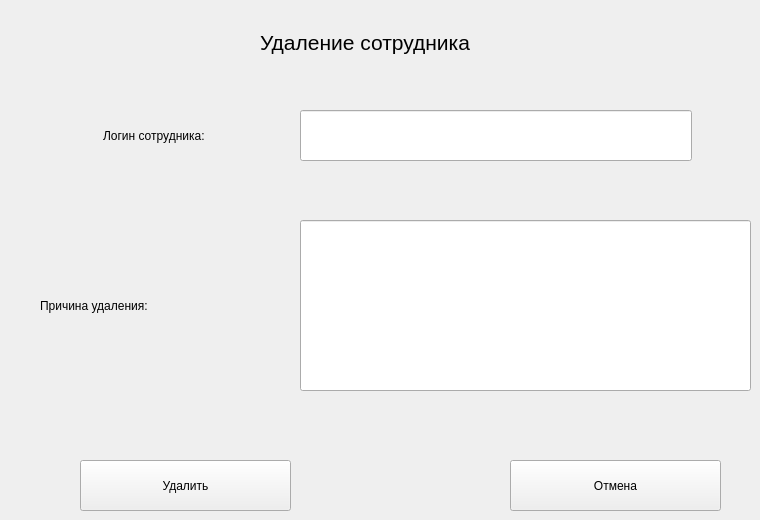
    <widget class="QWidget" name="delaccpage">
     <widget class="QPushButton" name="returnDelAcc">
      <property name="geometry">
       <rect>
        <x>510</x>
        <y>460</y>
        <width>211</width>
        <height>51</height>
       </rect>
      </property>
      <property name="text">
       <string>Отмена</string>
      </property>
     </widget>
     <widget class="QPushButton" name="deleteAcc">
      <property name="geometry">
       <rect>
        <x>80</x>
        <y>460</y>
        <width>211</width>
        <height>51</height>
       </rect>
      </property>
      <property name="text">
       <string>Удалить</string>
      </property>
     </widget>
     <widget class="QLineEdit" name="login_del">
      <property name="geometry">
       <rect>
        <x>300</x>
        <y>110</y>
        <width>392</width>
        <height>51</height>
       </rect>
      </property>
     </widget>
     <widget class="QLabel" name="label_60">
      <property name="geometry">
       <rect>
        <x>103</x>
        <y>110</y>
        <width>191</width>
        <height>51</height>
       </rect>
      </property>
      <property name="text">
       <string>Логин сотрудника:</string>
      </property>
     </widget>
     <widget class="QLineEdit" name="reason">
      <property name="geometry">
       <rect>
        <x>300</x>
        <y>220</y>
        <width>451</width>
        <height>171</height>
       </rect>
      </property>
     </widget>
     <widget class="QLabel" name="label_62">
      <property name="geometry">
       <rect>
        <x>40</x>
        <y>250</y>
        <width>241</width>
        <height>111</height>
       </rect>
      </property>
      <property name="text">
       <string>Причина удаления:</string>
      </property>
     </widget>
     <widget class="QLabel" name="label_69">
      <property name="geometry">
       <rect>
        <x>260</x>
        <y>30</y>
        <width>244</width>
        <height>25</height>
       </rect>
      </property>
      <property name="font">
       <font>
        <pointsize>16</pointsize>
       </font>
      </property>
      <property name="text">
       <string>Удаление сотрудника</string>
      </property>
     </widget>
    </widget>
